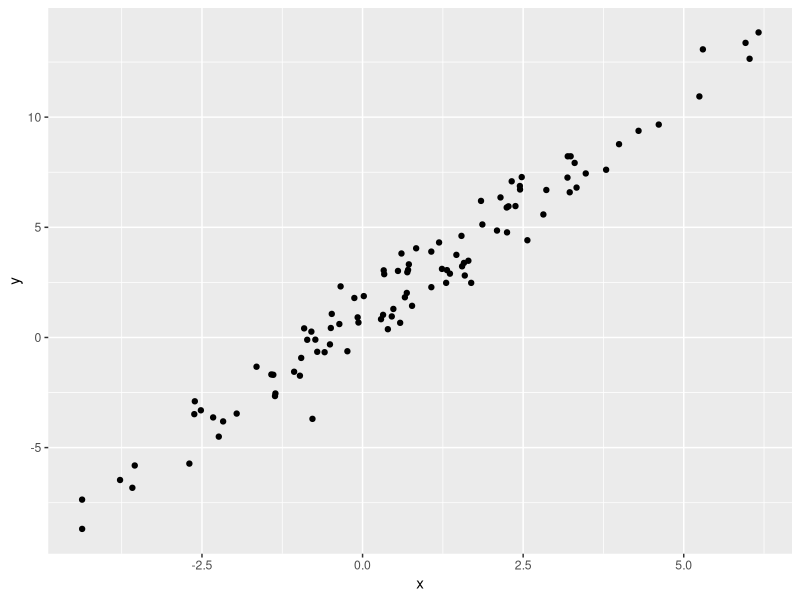

This figure's R source:
## ---- chunk 1
library(tidyverse)
## ---- chunk 2
plot_df = 
  tibble(
    x = rnorm(100, mean = 1, sd = 2),
    y = 1 + 2 * x + rnorm(100)
  )

plot_df |>
  ggplot(aes(x = x, y = y)) +
  geom_point()
